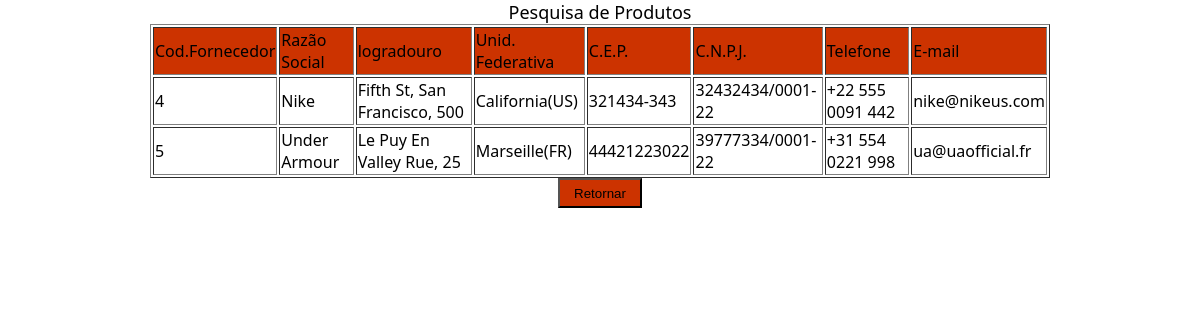
Page /buscar_fornecedor.php on the committed database.
### tables this page shows
CREATE TABLE IF NOT EXISTS `fornecedor` (
  `cod_forn` int(11) NOT NULL AUTO_INCREMENT,
  `razao_social` varchar(100) NOT NULL,
  `logradouro` varchar(100) NOT NULL,
  `UF` char(20) NOT NULL,
  `CEP` varchar(15) NOT NULL,
  `cnpj_forn` varchar(25) NOT NULL,
  `telefone` varchar(25) NOT NULL,
  `email` varchar(100) NOT NULL,
  PRIMARY KEY (`cod_forn`)
);

### buscar_fornecedor.php (the view, shortened to what this page needs)
<!DOCTYPE html PUBLIC "-//W3C//DTD XHTML 1.0 Transitional//EN" "http://www.w3.org/TR/xhtml1/DTD/xhtml1-transitional.dtd">
<html xmlns="http://www.w3.org/1999/xhtml">
<head>
<title>Buscar Produtos</title></head>
<link type="text/css" rel="stylesheet" href="estilos.css"/>
<body>
<?php
echo "<center><font face=\"Segoe UI\" size=\"4\">Pesquisa de Produtos</font></center>";
?>
<center>
<table border="1" width="900" style="font-family:Segoe UI">
<tr>
	<td style="background-color:#C30">Cod.Fornecedor</td>
	<td style="background-color:#C30">Razão Social</td>
	<td style="background-color:#C30">logradouro</td>
	<td style="background-color:#C30">Unid. Federativa</td>
	<td style="background-color:#C30">C.E.P.</td>
    <td style="background-color:#C30">C.N.P.J.</td>
	<td style="background-color:#C30">Telefone</td>
	<td style="background-color:#C30">E-mail</td>
</tr>
<?PHP
include ("conexao.php");
$link=conectar();
$var=$_POST['cx_busca_forn'];
$consul="SELECT * FROM fornecedor WHERE razao_social like '%".$var."%' ";
$resul=mysql_query($consul,$link);
while ($busca=mysql_fetch_array($resul)){
	echo "<tr><td>".$busca['cod_forn']."</td>";
	echo "<td>".$busca['razao_social']."</td>";
	echo "<td>".$busca['logradouro']."</td>";
	echo "<td>".$busca['UF']."</td>";
	echo "<td>".$busca['CEP']."</td>";
	echo "<td>".$busca['cnpj_forn']."</td>";
	echo "<td>".$busca['telefone']."</td>";
	echo "<td>".$busca['email']."</td>";
	echo "</tr>";
}
?>
</table>
<a href="listar_usuarios.php">
<button name="voltar" value="button_sair" type="submit" style="width:84px; height: 30px; background-color: #C30" tabindex="10">Retornar</button>
</a></center>
    </body>
    </html>

### estilos.css (style rules this page uses)
body,html { background-image:url("imagem1.jpg"); background-attachment:fixed; background-repeat:repeat; background-position:center; background-size:100%; margin: 0; padding: 0; height: 100%; }

### rows in the picture
fornecedor: cod_forn "4", razao_social "Nike", logradouro "Fifth St, San Francisco, 500", UF "California(US)", CEP "321434-343", cnpj_forn "32432434/0001-22", telefone "+22 555 0091 442", email "nike@nikeus.com"
fornecedor: cod_forn "5", razao_social "Under Armour", logradouro "Le Puy En Valley Rue, 25", UF "Marseille(FR)", CEP "44421223022", cnpj_forn "39777334/0001-22", telefone "+31 554 0221 998", email "ua@uaofficial.fr"
